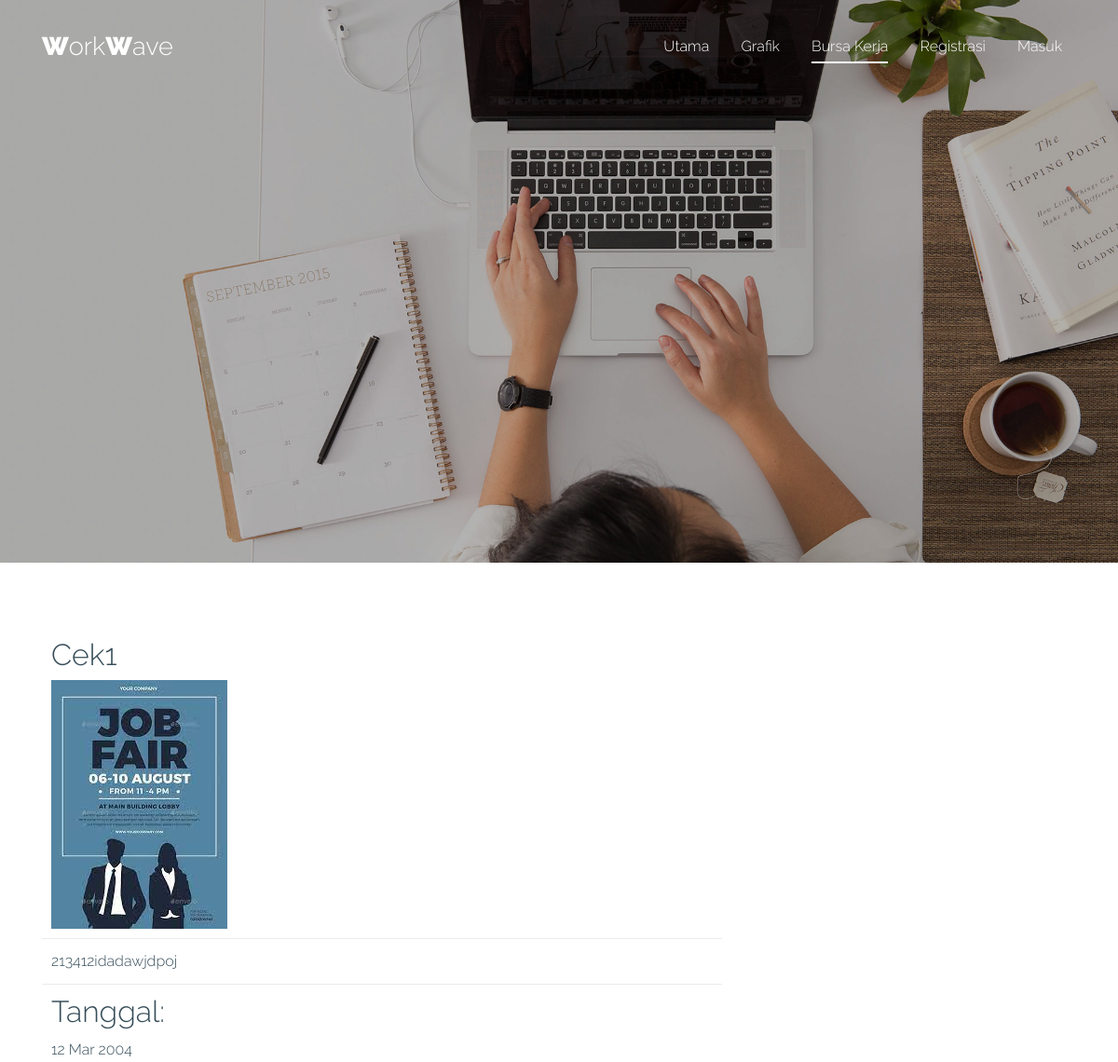
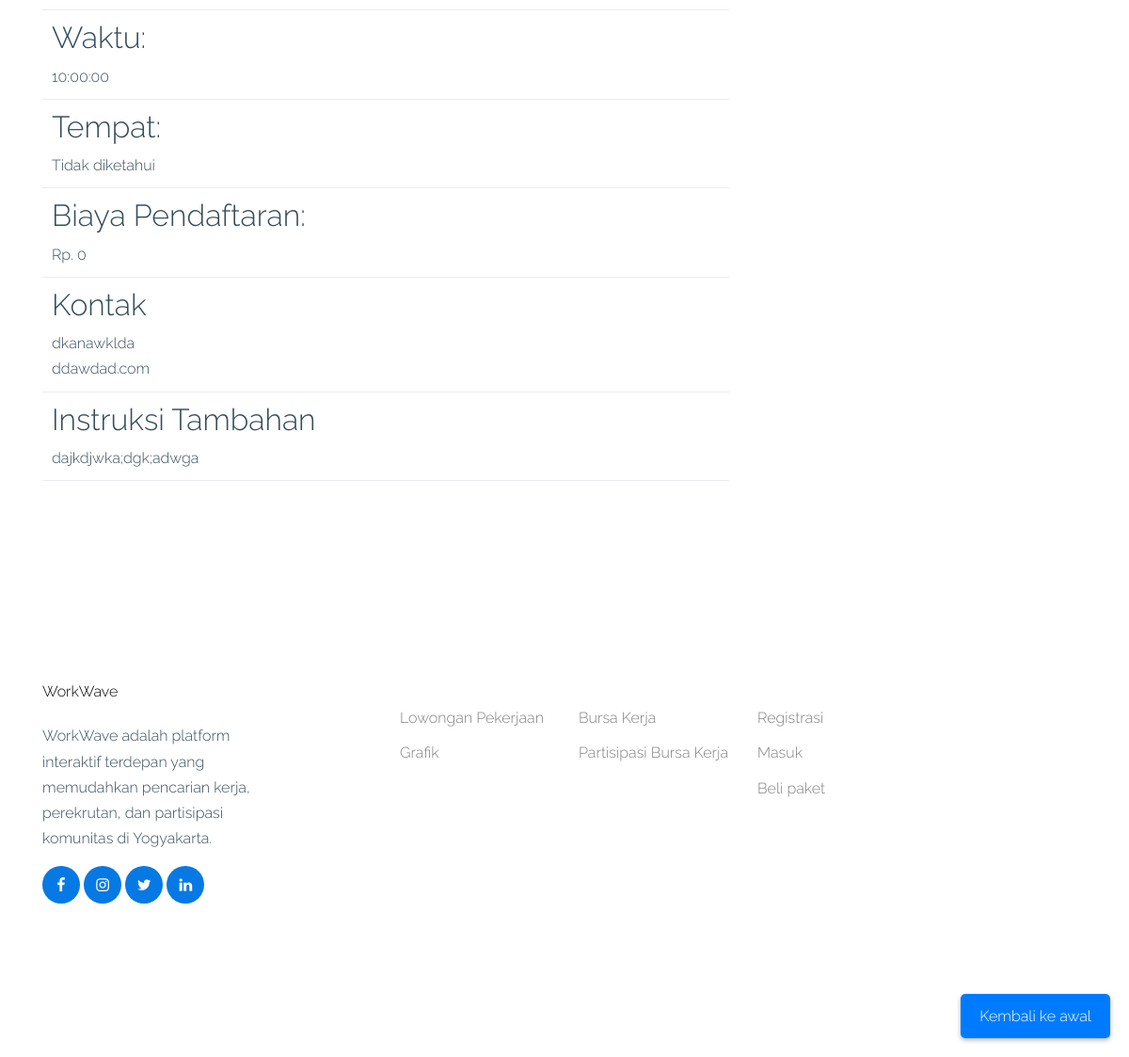
The app's page /event_detail.php?id=10 with its own data (2 pictures, top to bottom).
### tables this page shows
CREATE TABLE `event` (
  `id` int(11) NOT NULL,
  `nama_acara` varchar(255) NOT NULL,
  `deskripsi_acara` text NOT NULL,
  `tanggal_acara` date NOT NULL,
  `waktu_acara` time NOT NULL,
  `tempat_acara` varchar(255) NOT NULL,
  `kategori_acara` varchar(255) NOT NULL,
  `biaya_pendaftaran` decimal(10,2) NOT NULL,
  `kontak_penyelenggara` varchar(255) NOT NULL,
  `url_pendaftaran` varchar(255) NOT NULL,
  `Instruksi_tambahan` varchar(255) NOT NULL,
  `foto_poster` varchar(255) NOT NULL
);

### event_detail.php (the view, shortened to what this page needs)
<?php
include 'koneksi.php';
$user_id = isset($_SESSION['user_id']) ? $_SESSION['user_id'] : null;
$event_id = isset($_GET['id']) ? (int)$_GET['id'] : 0;
$query = "SELECT * FROM event WHERE id = ?";
$stmt = $koneksi->prepare($query);
$stmt->bind_param('i', $event_id);
$stmt->execute();
$result = $stmt->get_result();
$event = $result->fetch_assoc();
?>
<!doctype html>
<html lang="en">
<head>
    <link rel="stylesheet" href="fonts/icomoon/style.css">
    <link rel="stylesheet" href="fonts/brand/style.css">
    <link rel="stylesheet" href="css/bootstrap.min.css">
    <link rel="stylesheet" href="css/bootstrap-datepicker.css">
    <link rel="stylesheet" href="css/jquery.fancybox.min.css">
    <link rel="stylesheet" href="css/owl.carousel.min.css">
    <link rel="stylesheet" href="css/owl.theme.default.min.css">
    <link rel="stylesheet" href="css/aos.css">
     <link rel="stylesheet" href="css/bursastyle.css">
    <link rel="stylesheet" href="css/style.css">
</head>
<body>
    <div class="site-wrap" id="home-section">
        <header class="site-navbar light site-navbar-target" role="banner">
            <div class="container">
                <div class="row align-items-center position-relative">
                    <div class="col-3">
                        <div class="site-logo">
                            <a href="utama.php"><strong>W</strong>ork<strong>W</strong>ave</a>
                        </div>
                    </div>
                    <div class="col-9 text-right">
                        <nav class="site-navigation text-right ml-auto d-none d-lg-block" role="navigation">
                            <ul class="site-menu main-menu js-clone-nav ml-auto ">
                                <li><a href="utama.php" class="nav-link">Utama</a></li>
                                <li><a href="grafik.php" class="nav-link">Grafik</a></li>
                                <li class="active"><a href="bursakerja.php" class="nav-link">Bursa Kerja</a></li>
                                <?php if (!$user_id): ?>
                                    <li><a href="registrasi.php" class="nav-link">Registrasi</a></li>
                                    <li><a href="login.php" class="nav-link">Masuk</a></li>
                                <?php endif; ?>
                            </ul>
                        </nav>
                    </div>
                </div>
            </div>
        </header>
        <div class="site-section-cover overlay" style="background-image: url('images/hero_bg.jpg');"></div>
        <div class="site-section">
            <div class="container">
                <div class="row">
                    <div class="col-md-8">
                        <ul class="list-unstyled tutorial-section-list">
                            <li>
                                <h2><?php echo $event['nama_acara']; ?></h2>
                                <div class="img-wrap">
                                    <a href="#"><img src="<?php echo $event['foto_poster']; ?>" alt="Image" class="img-fluid"></a>
                                </div>
                            </li>
                            <li>
                                <span><?php echo nl2br($event['deskripsi_acara']); ?></span>
                            </li>
                            <li>
                                <h2>Tanggal:</h2>
                                <a><?php echo date('d M Y', strtotime($event['tanggal_acara'])); ?></a>
                            </li>
                            <li>
                                <h2>Waktu:</h2>
                                <a><?php echo $event['waktu_acara']; ?></a>
                            </li>
                            <li>
                                <h2>Tempat:</h2>
                                <a><?php echo $event['tempat_acara']; ?></a>
                            </li>
                            <li>
                                <h2>Biaya Pendaftaran:</h2>
                                <a>Rp. <?php echo number_format($event['biaya_pendaftaran'], 0, ',', '.'); ?></a>
                            </li>
                            <li>
                                <h2>Kontak</h2>
                                <a>
                                    <ion-icon name="call-outline"></ion-icon> <a><?php echo $event['kontak_penyelenggara']; ?></a> <br>
                                    <ion-icon name="mail-outline"></ion-icon> <a><?php echo $event['url_pendaftaran']; ?></a>
                                </a>
                            </li>
                            <li>
                                <h2>Instruksi Tambahan</h2>
                                <a><?php echo nl2br($event['Instruksi_tambahan']); ?></a>
                            </li>
                        </ul>
                    </div>
                </div>
            </div>
        </div>
    </div>
    <footer class="site-footer">
        <div class="container">
            <div class="row">
                <div class="col-lg-3">
                    <h2 class="footer-heading mb-4">WorkWave</h2>
                    <p>WorkWave adalah platform interaktif terdepan yang memudahkan pencarian kerja, perekrutan, dan partisipasi komunitas di Yogyakarta. </p>
                    <ul class="list-unstyled social">
                        <li><a href="#"><span class="icon-facebook"></span></a></li>
                        <li><a href="#"><span class="icon-instagram"></span></a></li>
                        <li><a href="#"><span class="icon-twitter"></span></a></li>
                        <li><a href="#"><span class="icon-linkedin"></span></a></li>
                    </ul>
                </div>
                <div class="col-lg-8 ml-auto">
                    <div class="row">
                        <div class="col-lg-3">
                            <ul class="list-unstyled">
                                <li><a href="utama.php">Lowongan Pekerjaan</a></li>
                                <li><a href="grafik.php">Grafik</a></li>
                            </ul>
                        </div>
                        <div class="col-lg-3">
                            <ul class="list-unstyled">
                                <li><a href="bursakerja.html">Bursa Kerja</a></li>
                                <li><a href="#">Partisipasi Bursa Kerja</a></li>
                            </ul>
                        </div>
                        <div class="col-lg-3">
                            <ul class="list-unstyled">
                                <li><a href="registrasi.html">Registrasi</a></li>
                                <li><a href="login.html">Masuk</a></li>
                                <li><a href="#">Beli paket</a></li>
                            </ul>
                        </div>
                    </div>
                </div>
            </div>
        </div>
        <a href="bursakerja.php" class="fixed-button">Kembali ke awal</a>
</body>
</html>

### css/bursastyle.css (style rules this page uses)
html { overflow-x: hidden; }
body { line-height: 1.7; color: #364d59 !important; font-weight: 300; font-size: 1rem; background: #fff; }
a { -webkit-transition: .3s all ease; -o-transition: .3s all ease; transition: .3s all ease; text-decoration: none; }
h1, h2, h3, h4, h5, .h1, .h2, .h3, .h4, .h5 { font-weight: 300; color: #364d59; }
.site-section { padding: 2.5em 0; }
@media (min-width: 768px) { .site-section { padding: 5em 0; } }
.site-footer { padding: 4em 0; }
@media (min-width: 768px) { .site-footer { padding: 8em 0; } }
.site-footer a { color: rgba(0, 0, 0, 0.5); }
.site-footer ul li { margin-bottom: 10px; }
.site-footer .footer-heading { font-size: 16px; color: #000; }
.site-navbar { margin-bottom: 0px; z-index: 9; position: absolute; top: 0; width: 100%; padding: 1rem; }
.site-navbar .site-logo { margin: 0; padding: 0; font-size: 1.7rem; }
.site-navbar .site-logo strong { font-weight: 900; }
.site-navbar .site-logo a { color: #000; }
.site-navbar .site-navigation .site-menu { margin: 0; padding: 0; margin-bottom: 0; }
.site-navbar .site-navigation .site-menu .active { color: #0779e4 !important; }
.site-navbar .site-navigation .site-menu a { text-decoration: none !important; display: inline-block; }
.site-navbar .site-navigation .site-menu > li { display: inline-block; }
.site-navbar .site-navigation .site-menu > li > a { margin-left: 15px; margin-right: 15px; padding: 20px 0px; color: rgba(0, 0, 0, 0.7); display: inline-block; text-decoration: none !important; }
.site-navbar .site-navigation .site-menu > li.active > a { color: #fff; position: relative; }
.site-navbar .site-navigation .site-menu > li.active > a:before { content: ""; position: absolute; bottom: 15px; left: 0; right: 0; height: 2px; background: #fff; }
.site-navbar.light a { color: #fff; }
.site-navbar.light .site-menu li a { color: #fff; }
.site-mobile-menu .site-nav-wrap { padding: 0; margin: 0; list-style: none; position: relative; }
.site-mobile-menu .site-nav-wrap a { padding: 10px 20px; display: block; position: relative; color: #212529; }
.site-mobile-menu .site-nav-wrap li { position: relative; display: block; }
.site-mobile-menu .site-nav-wrap li.active > a { color: #0779e4; }
.site-mobile-menu .site-nav-wrap > li { display: block; position: relative; float: left; width: 100%; }
.site-mobile-menu .site-nav-wrap > li > a { padding-left: 20px; font-size: 20px; }
.site-section-cover { position: relative; background-size: cover; background-repeat: no-repeat; background-position: center center; }
.site-section-cover, .site-section-cover .container { position: relative; z-index: 2; }
.site-section-cover, .site-section-cover .container > .row { height: calc(100vh - 196px); min-height: 577px; }
.site-section-cover.overlay { position: relative; }
.site-section-cover.overlay:before { position: absolute; content: ""; top: 0; left: 0; right: 0; bottom: 0; background: rgba(0, 0, 0, 0.3); z-index: 1; }
.site-section { padding: 70px 0; }
.social li { display: inline-block; }
.social li a { display: inline-block; width: 40px; height: 40px; border-radius: 50%; background: #0779e4; color: #fff; position: relative; }
.social li a > span { display: inline-block; position: absolute; top: 50%; left: 50%; -webkit-transform: translate(-50%, -50%); -ms-transform: translate(-50%, -50%); transform: translate(-50%, -50%); }
.tutorial-section-list li { padding: 10px; background: #fff; border-bottom: 1px solid #e9ecef; position: relative; }
.fixed-button { position: fixed; bottom: 20px; right: 20px; padding: 10px 20px; background-color: #007BFF; color: white !important; border: none; border-radius: 5px; cursor: pointer; box-shadow: 0 2px 5px rgba(0, 0, 0, 0.3); z-index: 1000; }

### records on screen
event: nama_acara "Cek1", foto_poster (picture), deskripsi_acara "213412idadawjdpoj", tanggal_acara "12 Mar 2004", waktu_acara "10:00:00", tempat_acara "Tidak diketahui", biaya_pendaftaran "0", kontak_penyelenggara "dkanawklda", url_pendaftaran "ddawdad.com", Instruksi_tambahan "dajkdjwka;dgk;adwga"
